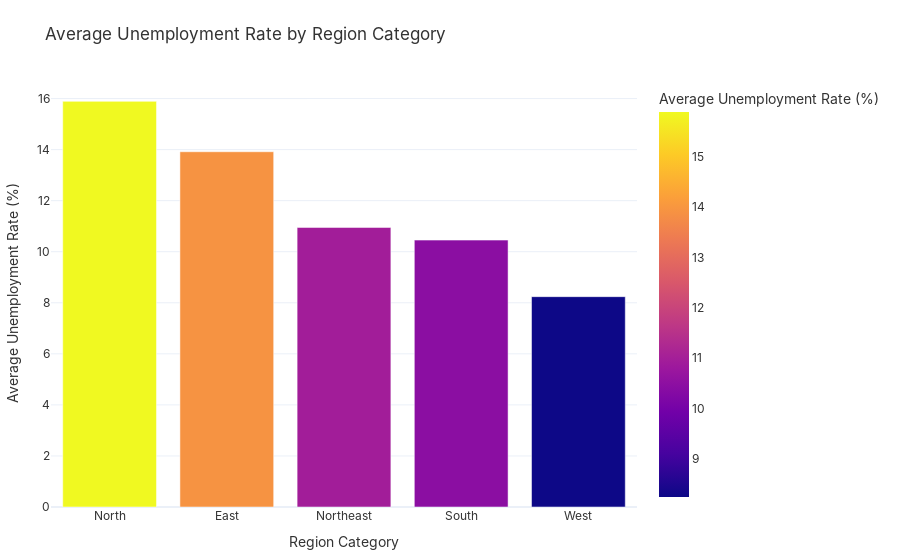

Notebook code for this chart:
### Code cell
# Step 5.3: Unemployment Rate by Region Category
# This step groups regions into broader categories (e.g., North, South) and visualizes
# the average unemployment rate for each category. This helps in understanding
# macro-level disparities.
print("\nStep 5.3: Generating plot for Unemployment Rate by Region Category.")

# Calculate the average unemployment rate for each region category.
avg_unemployment_by_category = df.groupby('Region_Category')['Unemployment_Rate'].mean().reset_index()

# Sort the region categories by their average unemployment rate.
avg_unemployment_by_category = avg_unemployment_by_category.sort_values(by='Unemployment_Rate', ascending=False)

# Create a bar plot using Plotly Express.
fig = px.bar(avg_unemployment_by_category, x='Region_Category', y='Unemployment_Rate',
             title='Average Unemployment Rate by Region Category',
             labels={'Unemployment_Rate': 'Average Unemployment Rate (%)', 'Region_Category': 'Region Category'},
             color='Unemployment_Rate',
             color_continuous_scale=px.colors.sequential.Plasma)

# Update layout.
fig.update_layout(
    xaxis_title="Region Category",
    yaxis_title="Average Unemployment Rate (%)",
    template="plotly_white",
    margin=dict(l=50, r=50, t=80, b=50),
    font=dict(family="Inter, sans-serif", size=12, color="#333")
)

# Display the plot.
fig.show()

### Figure 1 — Plotly figure (JSON) as saved in the notebook; plotly's stock layout.template omitted (floating-point values rounded to 4 significant figures)
{"data": [{"alignmentgroup": "True", "hovertemplate": "Region Category=%{x}<br>Average Unemployment Rate (%)=%{marker.color}<extra></extra>", "legendgroup": "", "marker": {"color": [15.89, 13.92, 10.95, 10.45, 8.239], "coloraxis": "coloraxis", "pattern": {"shape": ""}}, "name": "", "offsetgroup": "", "orientation": "v", "showlegend": false, "textposition": "auto", "type": "bar", "x": ["North", "East", "Northeast", "South", "West"], "xaxis": "x", "y": [15.89, 13.92, 10.95, 10.45, 8.239], "yaxis": "y"}], "layout": {"autosize": true, "barmode": "relative", "coloraxis": {"colorbar": {"title": {"text": "Average Unemployment Rate (%)"}}, "colorscale": [[0, "#0d0887"], [0.1111, "#46039f"], [0.2222, "#7201a8"], [0.3333, "#9c179e"], [0.4444, "#bd3786"], [0.5556, "#d8576b"], [0.6667, "#ed7953"], [0.7778, "#fb9f3a"], [0.8889, "#fdca26"], [1, "#f0f921"]]}, "font": {"color": "#333", "family": "Inter, sans-serif", "size": 12}, "legend": {"tracegroupgap": 0}, "margin": {"b": 50, "l": 50, "r": 50, "t": 80}, "title": {"text": "Average Unemployment Rate by Region Category"}, "xaxis": {"anchor": "y", "autorange": true, "domain": [0, 1], "range": [-0.5, 4.5], "title": {"text": "Region Category"}, "type": "category"}, "yaxis": {"anchor": "x", "autorange": true, "domain": [0, 1], "range": [0, 16.73], "title": {"text": "Average Unemployment Rate (%)"}, "type": "linear"}}}
